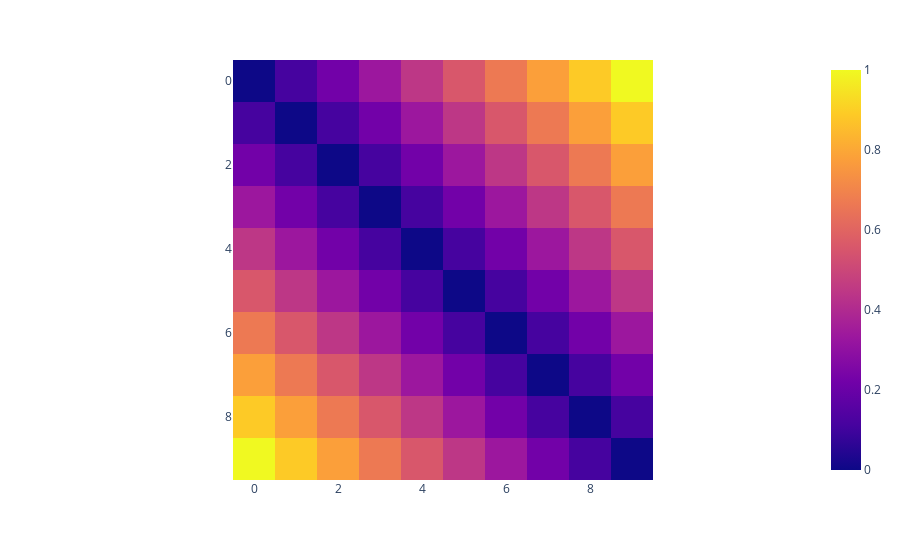

The notebook cell saved with this chart:
### Code cell
import plotly.express as px
px.imshow(matrices[0])
